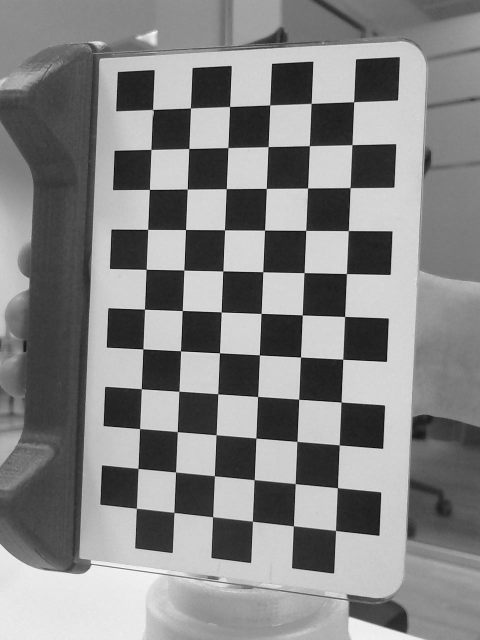
#> input picture computer-vision/markers/pose/frame0.jpg, 960 x 1280 px (shown at 1/2 size)
$ jupyter execute pose-from-marker.ipynb
#> lines starting #> are read from the running program, lines starting #| are printed output that depends on the picture; after the words box and inside, x2 and y2 are one past the last pixel; in counts of white or black regions, pixels touching at a corner belong together; long printed decimals are rounded
# Pose Determination

Kevin J. Walchko, Phd

18 Feb 2021

[Home](../index.ipynb)

---

*Note:* changed bold $\theta$ to r since the bold face font didn't show up nicely in latex.

Rodrigues' rotation formula, named after Olinde Rodrigues, is an efficient algorithm for rotating for an axis-angle ($r$) representation consisting of a vector in space, given an axis ($e$) and angle of rotation ($\theta$). By extension, this can be used to transform all three basis vectors to compute a rotation matrix in SO(3), the group of all rotation matrices, from an axis–angle representation.

$$
r = \begin{bmatrix} r_x & r_y & r_z \end{bmatrix} = \theta e\\
\theta = norm( r ) \\
e = r / \theta \\
R = I + (sin \theta) K + (1-cos \theta) K^2 \\
K = skew(r) = \begin{bmatrix}
    0 & -r_z & r_y \\
    r_z & 0 & -r_x \\
    -r_y & r_x & 0
\end{bmatrix}
$$

[cell 1]
import cv2
from matplotlib import pyplot as plt
import numpy as np
from numpy.linalg import norm
from math import atan2, asin, pi, sin, cos
from colorama import Fore, Back

[cell 2]
img = cv2.imread("frame0.jpg", 0)
#> img is the input picture: shape (1280, 960); min 0, max 255, mean 132.5

plt.figure(figsize=(8,8))
plt.imshow(img, cmap="gray")
plt.title(f"{img.shape}")
plt.axis('off');

[cell 3]
# Pattern parameters
rows = 6
columns = 11
square_width = 13

# Find the chess board corners
ret, corners = cv2.findChessboardCorners(
    img,
    (columns, rows),
    # flags=cv2.CALIB_CB_FAST_CHECK
)
#> ret = True; corners = 66 rows, first 8: [707.6, 204.2], [704.4, 290.1], [701, 376.1], [697.1, 461.6], [693, 548], [689.8, 633.2], [685.8, 718.5], [683, 804]

print(f"Chessboard found: {ret}")
#| Chessboard found: True

# Draw corners into image
image = cv2.cvtColor(img, cv2.COLOR_RGB2BGR)
cv2.drawChessboardCorners(image, (columns, rows), corners, ret)
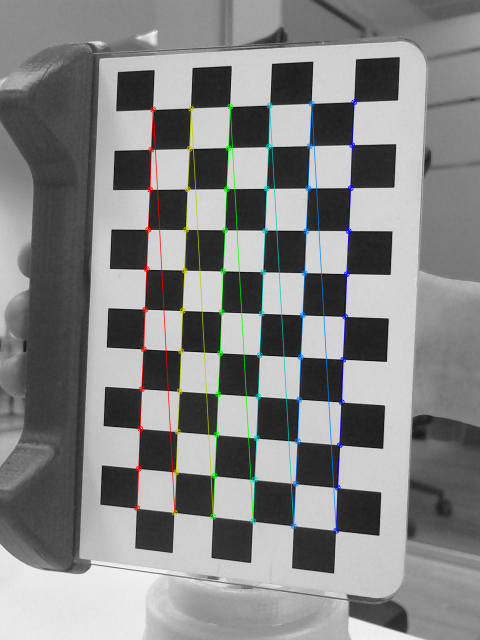
#> image: shape (1280, 960, 3) (shown at 1/2 size); 2.65% of pixels changed, all inside (x1, y1, x2, y2) = (268, 198, 715, 1068)
image = cv2.cvtColor(image, cv2.COLOR_BGR2RGB)

plt.figure(figsize=(8,8))
plt.imshow(image, cmap="gray")
plt.axis('off');

[cell 4]
# reviewing results and seeing if calibration image is good
ret, sharp = cv2.estimateChessboardSharpness(
    img,
    (columns, rows),
    corners
)
#> ret = (1.8, 25.91, 217, 0); sharp = 45 rows, first 6: [706.5, 247.1, 2.23, 20, 211], [621.4, 249.6, 1.67, 32, 215], [538.7, 252.1, 1.64, 20, 218], [458.4, 254.5, 1.59, 28, 221], [380.4, 256.9, 1.93, 27, 214], [702.9, 333, 2.17, 36, 224]
print("Sharpness: {:.2f}, ave min brightness: {:.2f}, ave max brightness: {}".format(*ret))
#| Sharpness: 1.80, ave min brightness: 25.91, ave max brightness: 217.0

val = 0
for s in sharp:
    x,y,width,sb,sw = s
    val += width
    x,y = int(x), int(y)
    sb,sw = int(sb),int(sw)
    color = Fore.GREEN if width < 3.0 else Fore.RED
    print(f"{color}=>{Fore.RESET} Corner ({x},{y}) width: {width:.2f} signal black/white: {sb:3d}/{sw:3d}")
#> this loop made 45 passes
#> (s, x, y, width, sb, sw, val) on passes 1 to 11: ([706.5, 247.1, 2.23, 20, 211], 706, 247, 2.23, 20, 211, 2.23), ([621.4, 249.6, 1.67, 32, 215], 621, 249, 1.67, 32, 215, 3.9), ([538.7, 252.1, 1.64, 20, 218], 538, 252, 1.64, 20, 218, 5.54), ([458.4, 254.5, 1.59, 28, 221], 458, 254, 1.59, 28, 221, 7.13), ([380.4, 256.9, 1.93, 27, 214], 380, 256, 1.93, 27, 214, 9.06), ([702.9, 333, 2.17, 36, 224], 702, 333, 2.17, 36, 224, 11.23), ([617.8, 334.3, 1.65, 24, 217], 617, 334, 1.65, 24, 217, 12.88), ([535.2, 335.6, 1.66, 34, 217], 535, 335, 1.66, 34, 217, 14.54), ([455, 336.8, 1.72, 22, 218], 454, 336, 1.72, 22, 218, 16.26), ([377.1, 338, 1.32, 28, 225], 377, 337, 1.32, 28, 225, 17.58), ([699.2, 418.9, 1.88, 17, 214], 699, 418, 1.88, 17, 214, 19.46)
#| [32m=>[39m Corner (706,247) width: 2.23 signal black/white:  20/211
#| [32m=>[39m Corner (621,249) width: 1.67 signal black/white:  32/215
#| [32m=>[39m Corner (538,252) width: 1.64 signal black/white:  20/218
#| [32m=>[39m Corner (458,254) width: 1.59 signal black/white:  28/221
#| [32m=>[39m Corner (380,256) width: 1.93 signal black/white:  27/214
#| [32m=>[39m Corner (702,333) width: 2.17 signal black/white:  36/224
#| [32m=>[39m Corner (617,334) width: 1.65 signal black/white:  24/217
#| [32m=>[39m Corner (535,335) width: 1.66 signal black/white:  34/217
#> (further printed lines are left out)
#> after the loop, val = 81.21

[cell 5]
# Compute object points
objp = np.zeros((rows * columns, 3), dtype=float)
objp[:, :2] = np.mgrid[0:columns, 0:rows].T.reshape(-1, 2)
objp *= square_width

# Camera calibration results
cx, cy = 960//2, 1280//2
f = 1430
camera_matrix = np.array([[f, 0, cx],[0, f, cy],[0, 0, 1]], dtype=float)
distortion_coefficients = np.array([0.0, 0.0, 0.0, 0.0, 0.0], dtype=float)

# Compute pose
ret, rvecs, tvecs = cv2.solvePnP(
    objp,
    corners,
    camera_matrix,
    distortion_coefficients)
#> ret = True; rvecs = [0.2, 0.203, 1.6]; tvecs = [34.47, -65.94, 216.6]

print(f"rvecs:\n{rvecs}")
#| rvecs:
#| [[0.1995]
#|  [0.2029 ]
#|  [1.603]]
r = rvecs.ravel()
#> r = [0.2, 0.203, 1.6]
theta = norm(r)
#> theta = 1.63
e = r/theta
#> e = [0.123, 0.125, 0.985]
print(f"theta [deg] / axis: {theta*180/pi} / {e}")
#| theta [deg] / axis: 93.257 / [0.1226  0.1247 0.9846]

if ret:
    R = cv2.Rodrigues(rvecs)[0]
#> R = [[-0.0409, -0.967, 0.252], [0.999, -0.0404, 0.00734], [0.00309, 0.252, 0.968]]
    t = tvecs.T[0]
#> t = [34.47, -65.94, 216.6]
    n = R.T[2]
#> n = [0.252, 0.00734, 0.968]
    d = np.dot(n, t)
#> d = 217.8
    print(f"\nRotation matrix\n\n{R}\n")
#| Rotation matrix
#| [[-0.04094 -0.9669   0.252]
#|  [ 0.9992 -0.0404   0.007335]
#|  [ 0.003089  0.2521  0.9677]]
    print(f"\nTranslation vector\n\n{t} mm\n")
#| Translation vector
#| [ 34.474 -65.937 216.608] mm
    print(f"\nPlane normal\n\n{n}\n")
#| Plane normal
#| [0.252 0.007335 0.9677]
    print(f"\nPlane distance\n\n{d} mm\n")
#| Plane distance
#| 217.815 mm

## Calculating Euler Angles

Euler angles are non-unique definitions of the orientation of a body (typically something like an airplane) relative to a fixed set of *global* (non-moving) axes.

The goal here is to calculate roll, pitch, and yaw and then draw it on the image for reference.

[cell 6]
# R321
roll = atan2(R[2,1], R[2,2])*180/pi
#> roll = 14.6
pitch = -asin(R[2,0])*180/pi
#> pitch = -0.177
yaw = atan2(R[1,0], R[0,0])*180/pi
#> yaw = 92.35

plt.figure(figsize=(8,8))
plt.imshow(image, cmap="gray")
plt.title(f"RPY: {roll:0.1f}, {pitch:0.1f}, {yaw: 0.1f} degrees")
plt.axis('off');

[cell 7]
# [29 lines of commented-out code are left out]

[cell 8]
# set the axes size as a function of the marker's
# square size and project onto image space
s = 4*square_width
axis = np.float32([[s,0,0], [0,s,0], [0,0,-s]]).reshape(-1,3)
imgpts, jac = cv2.projectPoints(
    axis,
    rvecs,
    tvecs,
    camera_matrix,
    distortion_coefficients
)
#> imgpts = [[693.4, 547.8], [381.6, 216.5], [663.8, 69.69]]

# print(imgpts)

# aimg = drawFrameAxes(image,corners.astype(int),imgpts.astype(int),thick=10)

aimg = image.copy()
aimg = cv2.drawFrameAxes(
    aimg,
    camera_matrix,
    distortion_coefficients,
    rvecs, tvecs,
    length=50, thickness=20)
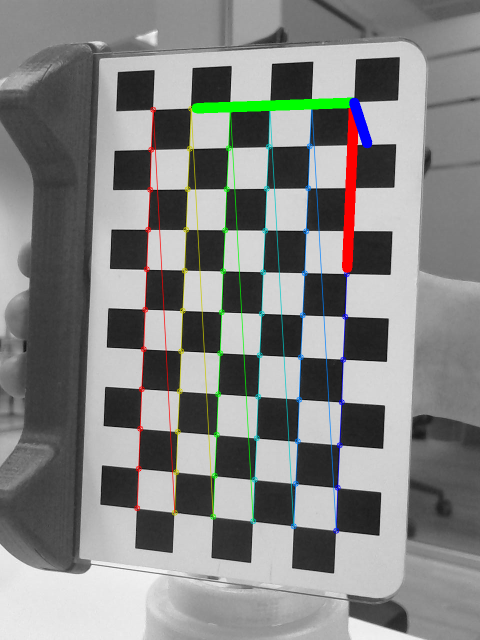
#> aimg: shape (1280, 960, 3) (shown at 1/2 size); mean B, G, R 131.1, 132.6, 131.8

# aimg = drawFrameAxes2(
#     aimg,
#     camera_matrix,
#     distortion_coefficients,
#     rvecs, tvecs,
#     thick=10)

# The x and y axes should lie on the surface of the image
# while the x axis is into the chessboard
plt.figure(figsize=(8,8))
plt.title(f"{theta*180/pi:.1f} {e}")
plt.imshow(aimg);

# References

- github: [3D Scan Science](https://github.com/Jesus89/3DScanScience)
- OpenCV Docs [pose](https://docs.opencv.org/master/d7/d53/tutorial_py_pose.html)
- OpenCV Docs [solvePnP](https://docs.opencv.org/master/d9/d0c/group__calib3d.html#ga549c2075fac14829ff4a58bc931c033d)
- wikipedia: [Rodriques rotations](https://en.wikipedia.org/wiki/Rodrigues%27_rotation_formula)
- wikipedia: [axis angle representation](https://en.wikipedia.org/wiki/Axis%E2%80%93angle_representation)

# Appedix: Rodrigues to Rotation Matrix

The equation from above again is:

$$
R = I + (sin \theta) K + (1-cos \theta) K^2
$$

[cell 9]
def skew(x):
    return np.array([
        [0.0, -x[2], x[1]],
        [x[2], 0.0, -x[0]],
        [-x[1], x[0], 0.0]
    ])

rr, _ = cv2.Rodrigues(rvecs)
#> rr has the same summary as R
print("cv2.Rodrigues:\n", rr, "\n\n")
#| cv2.Rodrigues:
#|  [[-0.04094 -0.9669   0.252]
#|  [ 0.9992 -0.0404   0.007335]
#|  [ 0.003089  0.2521  0.9677]]

r = rvecs.ravel()
theta = norm(r)
e = r/theta
k = skew(e)
#> k = [[0, -0.985, 0.125], [0.985, 0, -0.123], [-0.125, 0.123, 0]]
rot = np.eye(3) + sin(theta) * k + (1-cos(theta)) * k@k
#> rot has the same summary as R
print("wikipedia:\n", rot)
#| wikipedia:
#|  [[-0.04094 -0.9669   0.252]
#|  [ 0.9992 -0.0404   0.007335]
#|  [ 0.003089  0.2521  0.9677]]

# Appendix B: `cv2.drawFrameAxes` Broken

[cell 10]
def drawAxes(rvecs):
    tvecs = np.array([0,0,0.])
    width = 400

    im = np.zeros((width,width,3))
    cx, cy = width//2, width//2
    f = width
    K = np.array([[f, 0, cx],[0, f, cy],[0, 0, 1]], dtype=float)
    dist = np.array([0.0, 0.0, 0.0, 0.0, 0.0], dtype=float)

    # set the axes size as a function of the marker's
    # square size and project onto image space
    s = 4
    axis = np.float32([[s,0,0], [0,s,0], [0,0,s]]).reshape(-1,3)
    imgpts, jac = cv2.projectPoints(
        axis,
        rvecs,
        tvecs,
        K,
        dist
    )

    cv2.drawFrameAxes(
        im,
        K,
        dist,
        rvecs, tvecs,
        length=.2, thickness=3)

    return im

plt.figure(figsize=(10,10))
plt.subplot(2,2,1)
plt.imshow(drawAxes(np.array([0,0,0.])))
plt.title("XYZ = (0,0,0)");

# should rotate around blue axis, but rotates around red ... wtf???
plt.subplot(2,2,2)
plt.imshow(drawAxes(np.array([0,0,pi/2])))
plt.title("XYZ = (0,0,90)");

# looks correct, rotates around green axis
plt.subplot(2,2,3)
plt.imshow(drawAxes(np.array([0,pi/3,0])))
plt.title("XYZ = (0,60,0)");

# should rotate around red axis, but rotates around blue ... wtf???
plt.subplot(2,2,4)
plt.imshow(drawAxes(np.array([pi/3,0,0])))
plt.title("XYZ = (60,0,0)");
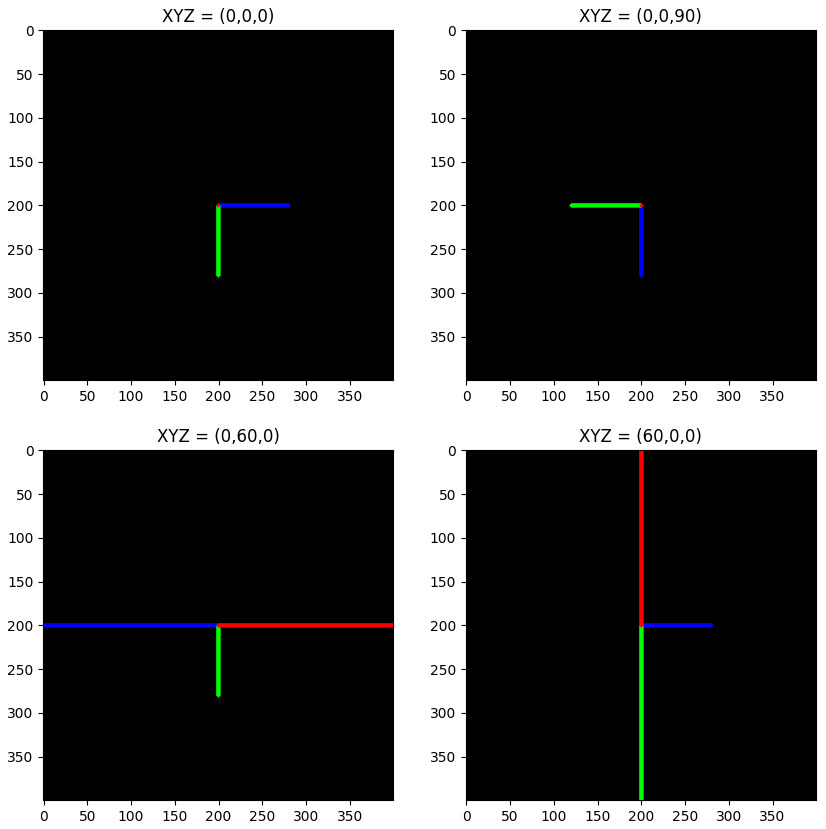
#> figure drawn by matplotlib, 4 panels

$ run again, with computer-vision/markers/pose/chessboard.png saved as computer-vision/markers/pose/frame0.jpg
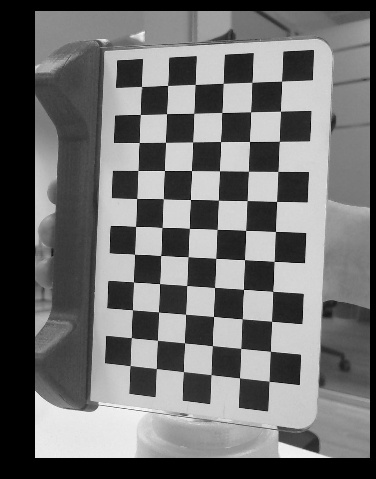
#> input picture computer-vision/markers/pose/chessboard.png, 376 x 479 px
#> img is the input picture: shape (479, 376); min 0, max 255, mean 110.2
#> `ret, corners = cv2.findChessboardCorners( img, (columns, rows),`: ret = True; corners = 66 rows, first 8: [281.5, 81.25], [280.4, 111.2], [279.4, 141.4], [277.7, 171.5], [276.5, 201.5], [275.5, 231.5], [274.1, 261.5], [272.7, 291.5]
#| Chessboard found: True
#> `cv2.drawChessboardCorners(image, (columns, rows), corners, ret)`:
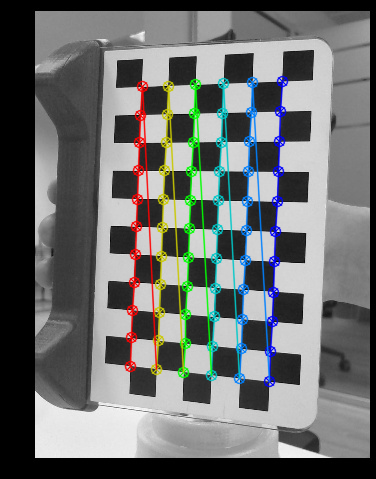
#> image: shape (479, 376, 3); 8% of pixels changed, all inside (x1, y1, x2, y2) = (124, 75, 289, 388)
#> `ret, sharp = cv2.estimateChessboardSharpness( img, (columns, rows), co..`: ret = (1.62, 34.04, 211.5, 0); sharp = 45 rows, first 6: [281.2, 96.19, 1.81, 33, 211], [251.4, 97.1, 0.882, 33, 216], [222.6, 97.99, 1.6, 27, 210], [194.5, 98.85, 0.804, 24, 210], [167.3, 99.69, 1.78, 33, 209], [279.9, 126.3, 1.81, 37, 215]
#| Sharpness: 1.62, ave min brightness: 34.04, ave max brightness: 211.467
#> the loop `for s in sharp:` made 45 passes
#> (s, x, y, width, sb, sw, val) on passes 1 to 7: ([281.2, 96.19, 1.81, 33, 211], 281, 96, 1.81, 33, 211, 1.81), ([251.4, 97.1, 0.882, 33, 216], 251, 97, 0.882, 33, 216, 2.69), ([222.6, 97.99, 1.6, 27, 210], 222, 97, 1.6, 27, 210, 4.29), ([194.5, 98.85, 0.804, 24, 210], 194, 98, 0.804, 24, 210, 5.09), ([167.3, 99.69, 1.78, 33, 209], 167, 99, 1.78, 33, 209, 6.87), ([279.9, 126.3, 1.81, 37, 215], 279, 126, 1.81, 37, 215, 8.68), ([250.2, 126.7, 1.78, 37, 212], 250, 126, 1.78, 37, 212, 10.46)
#> (printed output is left out)
#> after the loop `for s in sharp:`: val = 72.87
#> `ret, rvecs, tvecs = cv2.solvePnP( objp, corners, camera_matrix, distor..`: ret = True; rvecs = [0.131, 0.0418, 1.63]; tvecs = [-89.71, -249.7, 643]
#| rvecs:
#| [[0.1314]
#|  [0.04179]
#|  [1.627]]
#> r = [0.131, 0.0418, 1.63]
#> theta = 1.63
#> e = [0.0805, 0.0256, 0.996]
#| theta [deg] / axis: 93.540 / [0.08051 0.0256 0.9964]
#> R = [[-0.0549, -0.992, 0.111], [0.997, -0.0611, -0.0533], [0.0596, 0.107, 0.992]]
#> t = [-89.71, -249.7, 643]
#> n = [0.111, -0.0533, 0.992]
#> d = 641.5
#| Rotation matrix
#| [[-0.05487 -0.9923  0.1107]
#|  [ 0.9967 -0.06105 -0.05327]
#|  [ 0.05962  0.1074  0.9924 ]]
#| Translation vector
#| [ -89.712  -249.719  643.025] mm
#| Plane normal
#| [ 0.1107 -0.05327  0.9924 ]
#| Plane distance
#| 641.522 mm
#> roll = 6.18
#> pitch = -3.42
#> yaw = 93.15
#> imgpts = [[275.1, 202], [168.4, 82.44], [249.2, 42.9]]
#> `aimg = cv2.drawFrameAxes( aimg, camera_matrix, distortion_coefficients..`:
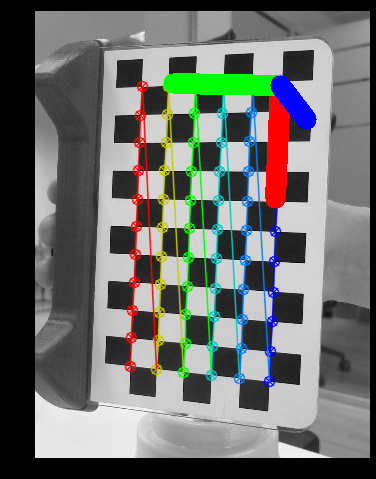
#> aimg: shape (479, 376, 3); mean B, G, R 107.2, 110.2, 107.9
#> rr has the same summary as R
#| cv2.Rodrigues:
#|  [[-0.05487 -0.9923  0.1107]
#|  [ 0.9967 -0.06105 -0.05327]
#|  [ 0.05962  0.1074  0.9924 ]]
#> k = [[0, -0.996, 0.0256], [0.996, 0, -0.0805], [-0.0256, 0.0805, 0]]
#> rot has the same summary as R
#| wikipedia:
#|  [[-0.05487 -0.9923  0.1107]
#|  [ 0.9967 -0.06105 -0.05327]
#|  [ 0.05962  0.1074  0.9924 ]]
